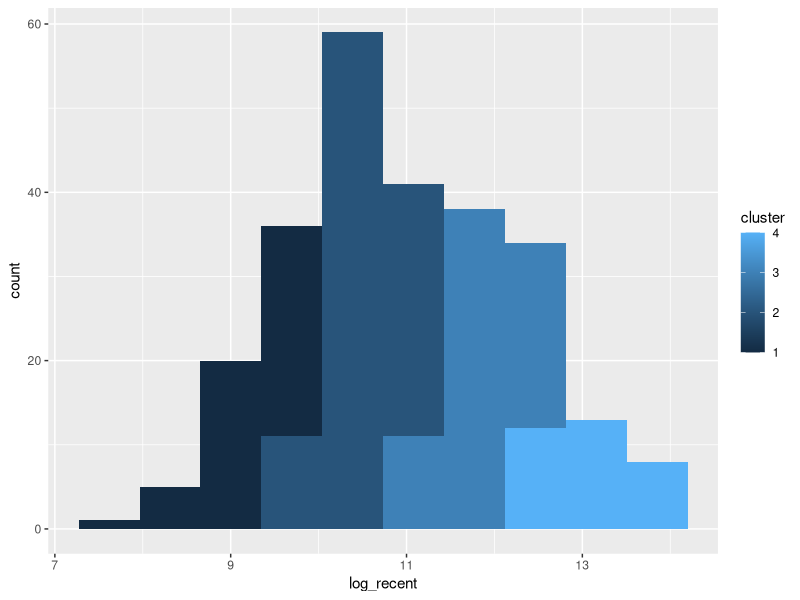

The R source for this figure:
library(tidyverse)
set.seed(69420)

gdp_data <- read_csv("data/country_gdps.csv") %>%
  mutate(log_recent = case_when(!is.na(`2022`) ~ log10(`2022`),
                                .default = log10(`2021`))
                                ) %>%
  mutate(country_code = `Country Code`) %>%
  select(country_code, log_recent) %>%
  filter(!is.na(log_recent))

# # Outliers 255 -> 243 observations
# median = median(gdp_data$log_recent)
# iqr = IQR(gdp_data$log_recent)
# 
# gdp_data <- gdp_data %>% filter(median - 1.5 * iqr < log_recent & log_recent < median + 1.5 * iqr)


# # Showing gdp_data
# gdp_data %>% ggplot(aes(x = log_recent)) + geom_histogram(bins=20)


# # Elbow method, 3 or 4 clusters is optimal
# explained_ss <- rep(NA, 10)
# for(k in 1:10){
#   # run k-means on the data
#   clustering <- kmeans(gdp_data$log_recent, k)
#   explained_ss[k] <- clustering$betweenss / clustering$totss
# }
# 
# ggplot() + 
#   aes(x=1:10, y=1-explained_ss) +
#   geom_line() + 
#   geom_point() +
#   labs(x="Number of Clusters", 
#        y="Remaining Variation",
#        title="K-Means Clustering Performance") +
#   theme(text=element_text(size=18)) +
#   scale_x_continuous(breaks=1:10) +
#   scale_x_continuous(breaks=1:10)


# 4 Groups
clustering <- kmeans(gdp_data$log_recent, 4)
gdp_data <- gdp_data %>% mutate(cluster = clustering$cluster) %>% mutate(cluster = case_when(cluster == 3 ~ 2, cluster == 4 ~ 3, cluster == 2 ~ 4, cluster == 1 ~ 1))
gdp_data %>% ggplot(aes(x=log_recent, group=cluster, fill=cluster)) + geom_histogram(bins = 10)



# # 3 Groups
# clustering <- kmeans(gdp_data$log_recent, 3)
# gdp_data <- gdp_data %>% mutate(cluster = clustering$cluster)  %>% mutate(cluster = case_when(cluster == 3 ~ 2, cluster == 2 ~ 3, cluster == 1 ~ 1))
# gdp_data %>% ggplot(aes(x=log_recent, group=cluster, fill=cluster)) + geom_histogram(bins = 10)

write.csv(gdp_data, "data/clean_country_gdps.csv", row.names=FALSE)
